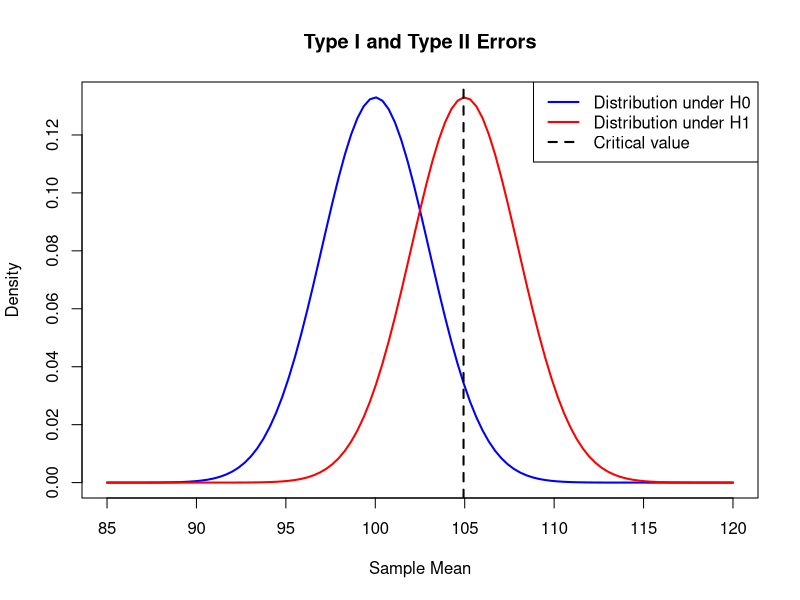

This chart was generated by the following R code:
# E3-3: Type I and Type II Errors
set.seed(123)
mu0   <- 100    # H0: mu = 100
mu1   <- 105    # true mean under H1
sigma <- 15
n     <- 25
alpha <- 0.05
n_sim <- 10000

c_value <- mu0 + qnorm(1 - alpha) * sigma/sqrt(n)

# Type I error: Reject H0 when H0 is actually TRUE
data_h0 <- replicate(n_sim, mean(rnorm(n, mu0, sigma)))
type1_error <- mean(data_h0 > c_value)

# Type II error: Fail to reject H0 when H1 is actually TRUE
data_h1 <- replicate(n_sim, mean(rnorm(n, mu1, sigma)))
type2_error <- mean(data_h1 <= c_value)

cat("Critical value        :", c_value, "\n")
cat("Type I Error (alpha)  :", type1_error, "\n")
cat("Type II Error (beta)  :", type2_error, "\n")
cat("Power (1 - beta)      :", 1 - type2_error, "\n")

curve(dnorm(x, mu0, sigma/sqrt(n)), from = 85, to = 120, col = "blue", lwd = 2,
      main = "Type I and Type II Errors", ylab = "Density", xlab = "Sample Mean")
curve(dnorm(x, mu1, sigma/sqrt(n)), add = TRUE, col = "red", lwd = 2)
abline(v = c_value, col = "black", lty = 2, lwd = 2)
legend("topright", legend = c("Distribution under H0","Distribution under H1","Critical value"),
       col = c("blue","red","black"), lty = c(1,1,2), lwd = 2)
